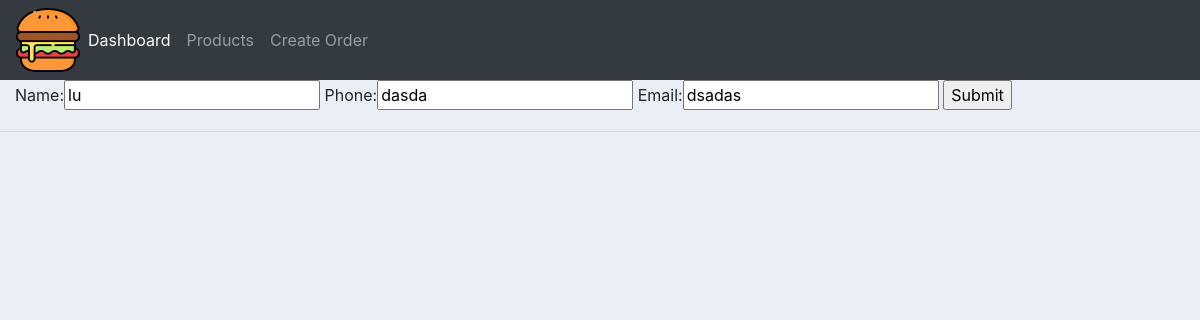
Page /update_customer/3/ on the committed database.
### accounts/models.py (models this page shows, shortened)
class Customer(models.Model):
    name = models.CharField(max_length=200, null = True)
    phone = models.CharField(max_length=200, null = True)
    email = models.CharField(max_length=200, null = True)
    date = models.DateTimeField(auto_now_add=True)

### accounts/views.py (the view)
# urls.py: path('update_customer/<str:pk>/', views.updateCustomer, name= "update_customer"),
def updateCustomer(request, pk):
    customer = Customer.objects.get(id=pk)
    form = CustomerForm(instance=customer)
    if request.method == "POST":
        form = CustomerForm(request.POST, instance=customer)
        if form.is_valid:
            form.save()
            return redirect("customer", pk=pk)
    context = {'form':form}
    return render(request, "accounts/create_customer.html", context)

### accounts/forms.py
class CustomerForm(ModelForm):
    class Meta:
        model = Customer
        fields = '__all__'

### accounts/templates/accounts/create_customer.html (shortened to what this page needs)
{% extends 'accounts/main.html' %}
{% load static%}
{% block content%}
<form action="" method=POST>
    {{form}}
    <input type=submit value=Submit>
{% endblock %}

### static/CSS/main.css (style rules this page uses)
body { background-color: #ebeff5; }

### rows in the picture
Customer: name "lu", phone "dasda", email "dsadas"
